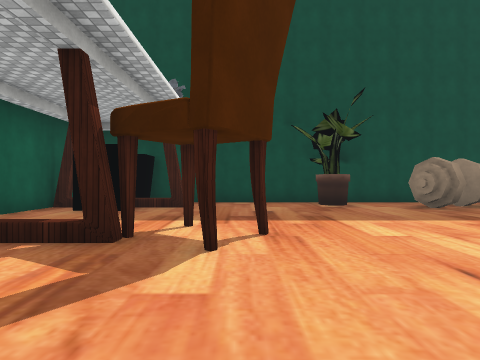
[1] (above)

12 first-person views from a walk through a scene from a Unity 3-D project. The camera is 1.3 m above the floor, looks level and sees 75° across. The floor is counted in squares, 2 m on a side. Each view is taken from the middle of a square. On the plan, view 1 faces up. The plan holds only what a view shows up to about 10 squares ahead; the rest is blank. The place goes on beyond the plan. Door leaves are left out, so doorways stand open. Some surface patterns are stand-ins.

[2]
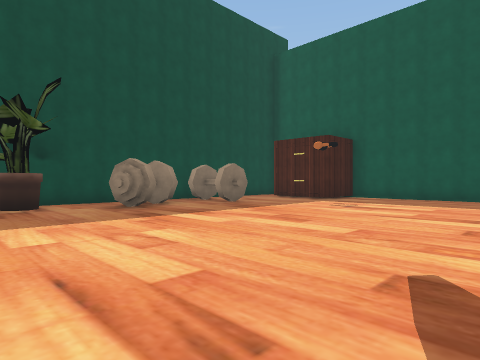

[3]
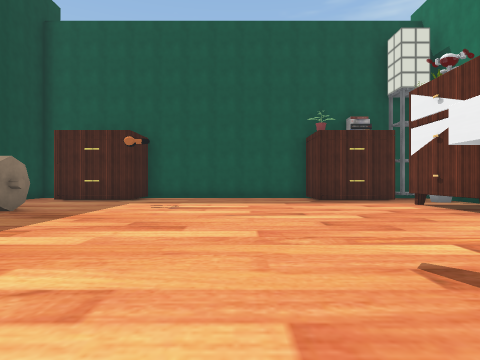

[4]
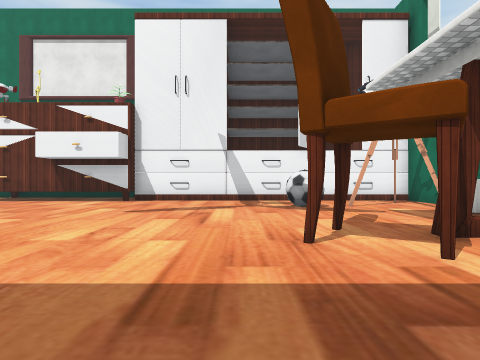

[5]
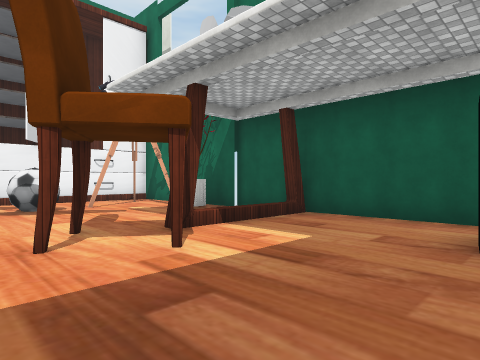

[6]
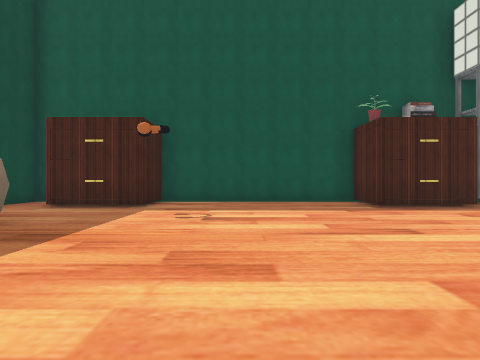

[7]
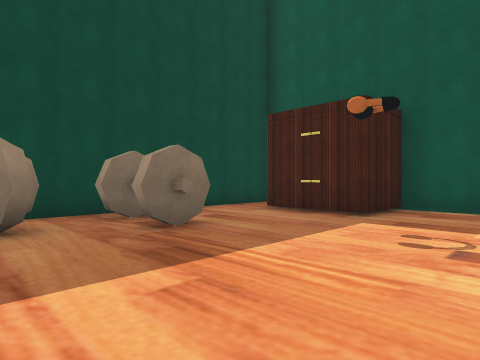

[8]
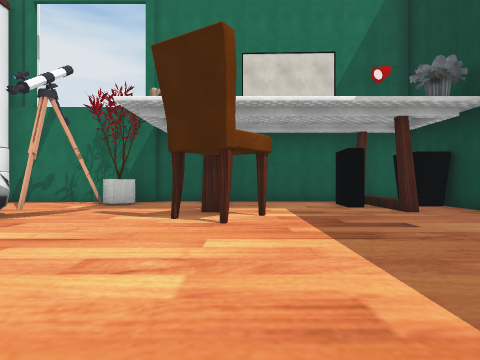

[9]
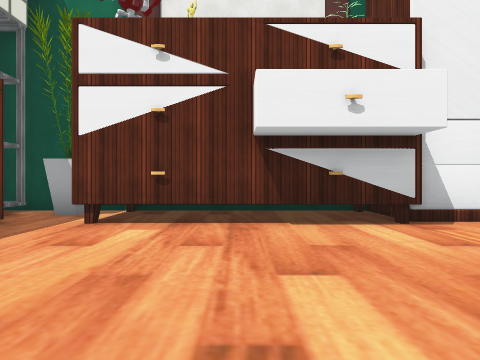

[10]
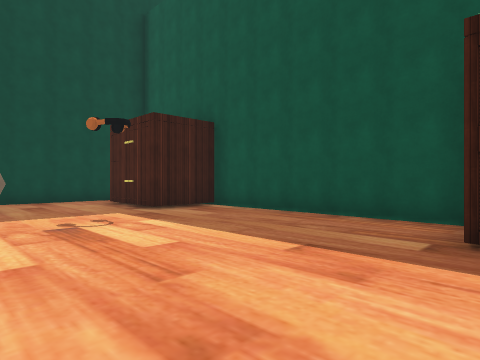

[11]
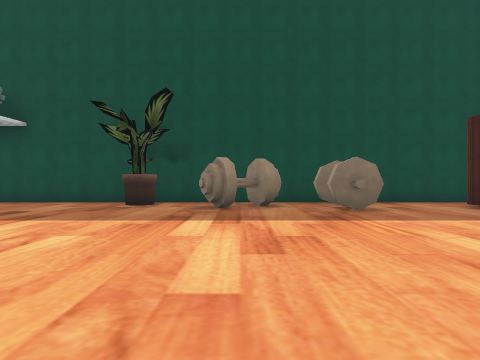

[12]
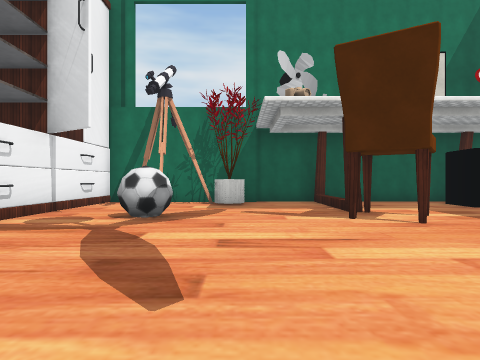

### Floor plan
Points are (right, up) in squares from view 1. A wall is a line through its corners. A room is listed if a view was taken in it or the views show most of it. See-through windows are left out.
Room 1 (views 1, 2, 3, 4, 5, 6, 7, 8, 9, 10, 11, 12)
walls: (-1.4, 3.2) (-1.9, 3.2); (4.2, -2.6) (9.5, -2.6); (3.9, 9.1) (-2.2, 9.1); (-2.5, 3.5) (-1.4, 3.5); (-4.4, 3.5) (-3.9, 3.5); (-3.9, 7.4) (-4.4, 7.4); (-4.3, -0.6) (-4.3, -2.9) (4.4, -2.9); (12.4, -0.5) (12.4, 5.4); (9.4, -4.6) (12, -4.6); (-4.5, 8.8) (-4.5, 1.4); (12.4, 9.1) (6.1, 9.1)
ways out: gap at (-4, 7)
objects: other object (-4, 0) to (-3, 1); computer (-3, 7); bin (-3, 9); ball (-1, -1) to (0, -1); chair (0, 3) to (0, 4); other object (2, 8); other object (4, 7) to (6, 8); other object (7, 7) to (8, 8); other object (10, -4); other object (11, -2) to (12, -1); other object (11, 6) to (12, 7)

Where each view was taken, in squares from view 1:
view 1: 0 up, 0 right, facing up
view 2: 0 up, 1 right, facing up-right
view 3: 2 up, 1 right, facing right
view 4: 7 up, 1 right, facing down
view 5: 7 up, 1 right, facing down-left
view 6: 3 up, 3 right, facing right
view 7: 3 up, 5 right, facing up-right
view 8: 4 up, 5 right, facing left
view 9: 2 up, 7 right, facing down
view 10: 1 down, 7 right, facing up-right
view 11: 0 up, 5 right, facing up
view 12: 1 up, 5 right, facing left
